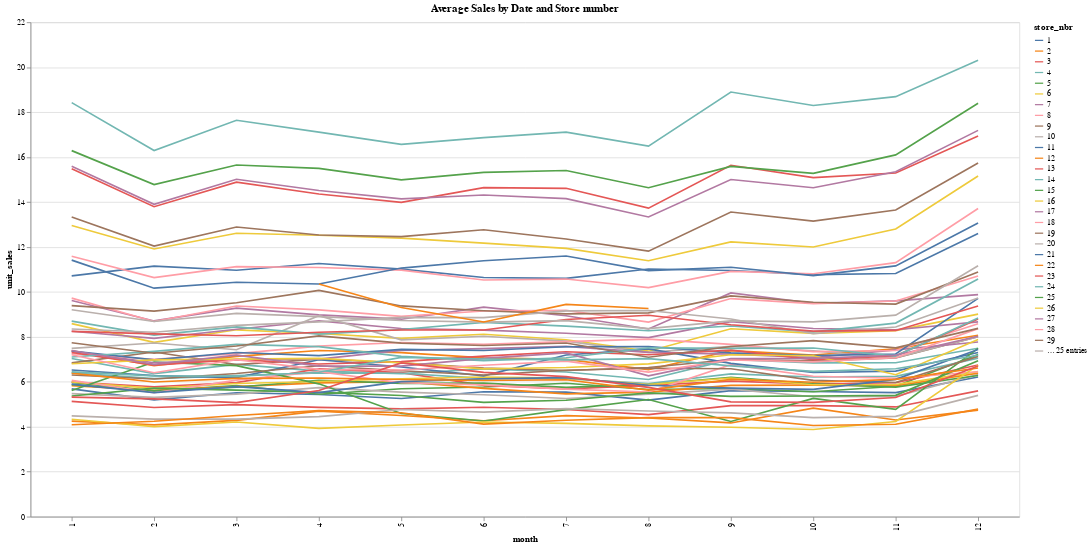

The cell this chart's notebook holds for it:
### Code cell
df_0 =f_get_data(0)
agg = df_0.groupby(["month", "store_nbr"]).agg({"unit_sales": "mean"}).reset_index()
 
# Set the row limit to a higher value
alt.data_transformers.disable_max_rows()
 
# Create the line plot
line_chart = (
    alt.Chart(agg)
    .mark_line()
    .encode(
        x="month:O",
        y="unit_sales:Q",
        color="store_nbr:N",
        tooltip=["month", "store_nbr", "unit_sales"],
    )
    .properties(title="Average Sales by Date and Store number", width=1200, height=600)
    .interactive()
)
 
# Display the plot
line_chart.show()

### Figure 1 — Vega-Lite specification as saved in the notebook (floating-point values rounded to 4 significant figures; data arrays with more than 128 entries replaced by an {"elided": "..."} marker saying what was removed)
{"config": {"view": {"continuousWidth": 300, "continuousHeight": 300}}, "data": {"name": "data-b625cf5f0d75ac98a836e86a28b61a9f"}, "mark": {"type": "line"}, "encoding": {"color": {"field": "store_nbr", "type": "nominal"}, "tooltip": [{"field": "month", "type": "quantitative"}, {"field": "store_nbr", "type": "quantitative"}, {"field": "unit_sales", "type": "quantitative"}], "x": {"field": "month", "type": "ordinal"}, "y": {"field": "unit_sales", "type": "quantitative"}}, "height": 600, "params": [{"name": "param_1", "select": {"type": "interval", "encodings": ["x", "y"]}, "bind": "scales"}], "title": "Average Sales by Date and Store number", "width": 1200, "$schema": "https://vega.github.io/schema/vega-lite/v5.17.0.json", "datasets": {"data-b625cf5f0d75ac98a836e86a28b61a9f": {"elided": "641 records"}}}
